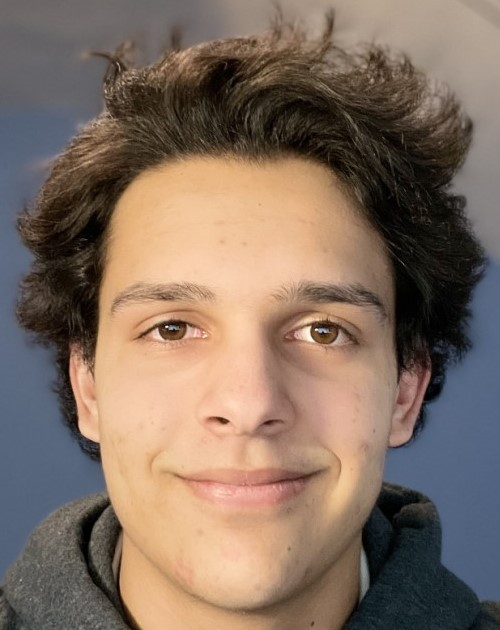
#> input picture lowres.jpg, 500 x 630 px
$ python full_face_processing.py
#> lines starting #> are read from the running program, lines starting #| are printed output that depends on the picture; after the words box and inside, x2 and y2 are one past the last pixel; in counts of white or black regions, pixels touching at a corner belong together
#> further down, input_img is the input picture: shape (630, 500, 3); mean B, G, R 97.4, 111.2, 130.7
import multiprocessing
from os import unlink
try:
    from cv2 import cv2
except:
    import cv2
import numpy as np
import random as rd
import copy
import time
import math
import sys
import pickle
from auto_edge import auto_canny
import posterize
import utilities
import rust


# from test import *

from full_path_planning import calc_path, plot_path, plot_path_full, distance

# [35 lines left out: function plot_segments, not called in this run]

def process_edges_raw(input_img, blur_radius = 7, lower_thresh =40,
        upper_thresh = 90, bind_dist = 5, area_cut = 3,
        min_len = 15, q = None):

#> called with blur_radius = 7, lower_thresh = 40, upper_thresh = 90, bind_dist = 5, area_cut = 3, min_len = 15
    t0 = time.time()

    gray = cv2.cvtColor(input_img,cv2.COLOR_BGR2GRAY)
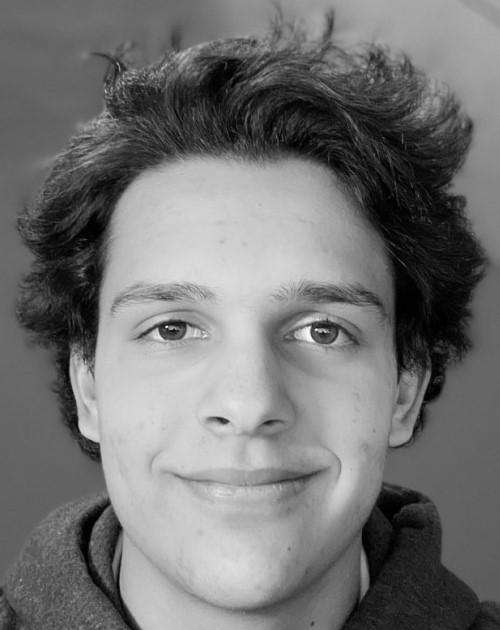
#> gray: shape (630, 500); min 0, max 253, mean 115.5
    gray = cv2.GaussianBlur(gray, (blur_radius, blur_radius), 0)

    edges = cv2.Canny(gray, lower_thresh, upper_thresh)
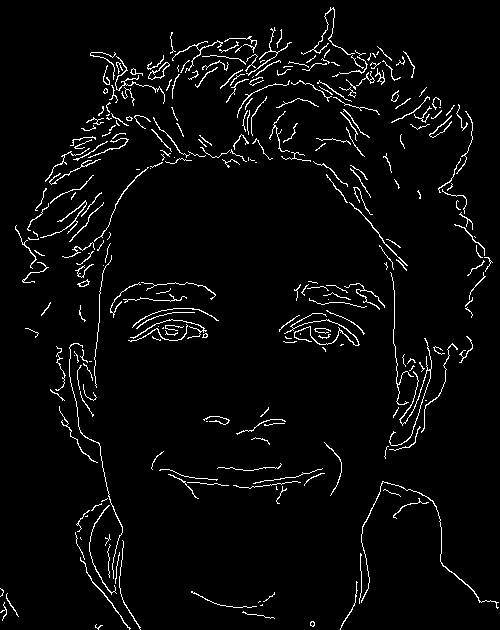
#> edges: shape (630, 500); 3.7% white in thin lines or dots

    # cv2.imshow("edges", edges)
    # cv2.imwrite("thisdontwork.png", edges)
    # cv2.waitKey(0)
    edges = edges.astype(bool)
#> edges: shape (630, 500) bool; 3.7% white in thin lines or dots
    edges = edges.tolist()
#> edges = 630 items


    max_size = max(input_img.shape[:2])
#> max_size = 630


    #TODO add rust method here
#> (the run stopped early here; a loop or call above may not have finished)

$ run again, with obama.png saved as lowres.jpg
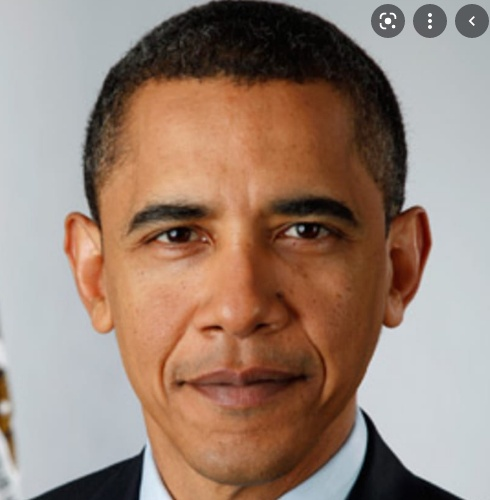
#> input picture obama.png, 490 x 500 px
#> input_img is the input picture: shape (500, 490, 3); mean B, G, R 117.4, 131.1, 154.3
#> in process_edges_raw, `gray = cv2.cvtColor(input_img,cv2.COLOR_BGR2GRAY)`:
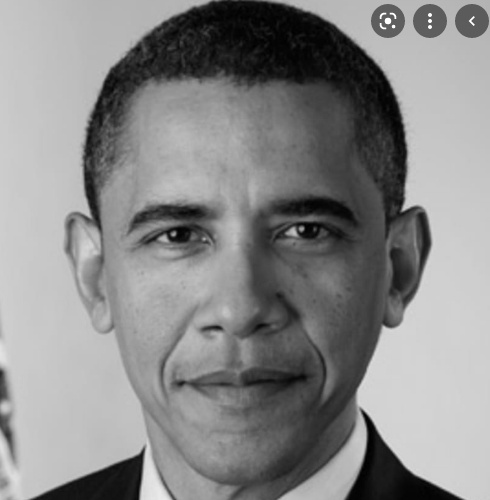
#> gray: shape (500, 490); min 0, max 255, mean 136.5
#> in process_edges_raw, `edges = cv2.Canny(gray, lower_thresh, upper_thresh)`:
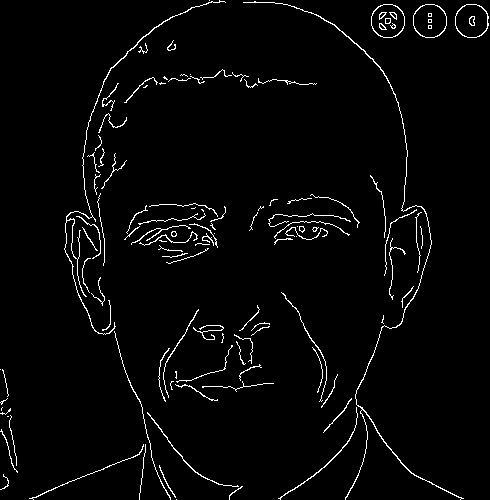
#> edges: shape (500, 490); 2.8% white in thin lines or dots
#> in process_edges_raw, `edges = edges.tolist()`: edges = 500 items

$ run again, with IMG_4782.jpg copied over lowres.jpg
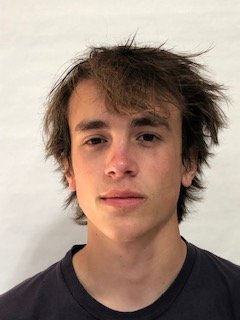
#> input picture IMG_4782.jpg, 240 x 320 px
#> input_img is the input picture: shape (320, 240, 3); mean B, G, R 130.2, 142.8, 163.1
#> in process_edges_raw, `gray = cv2.GaussianBlur(gray, (blur_radius, blur_radius), 0)`:
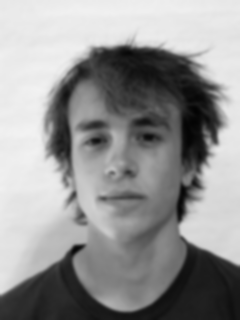
#> gray: shape (320, 240); min 3, max 242, mean 147.5
#> in process_edges_raw, `edges = cv2.Canny(gray, lower_thresh, upper_thresh)`:
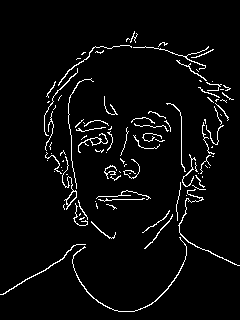
#> edges: shape (320, 240); 4.1% white in thin lines or dots, all inside (x1, y1, x2, y2) = (0, 31, 240, 312)
#> in process_edges_raw, `edges = edges.tolist()`: edges = 320 items
